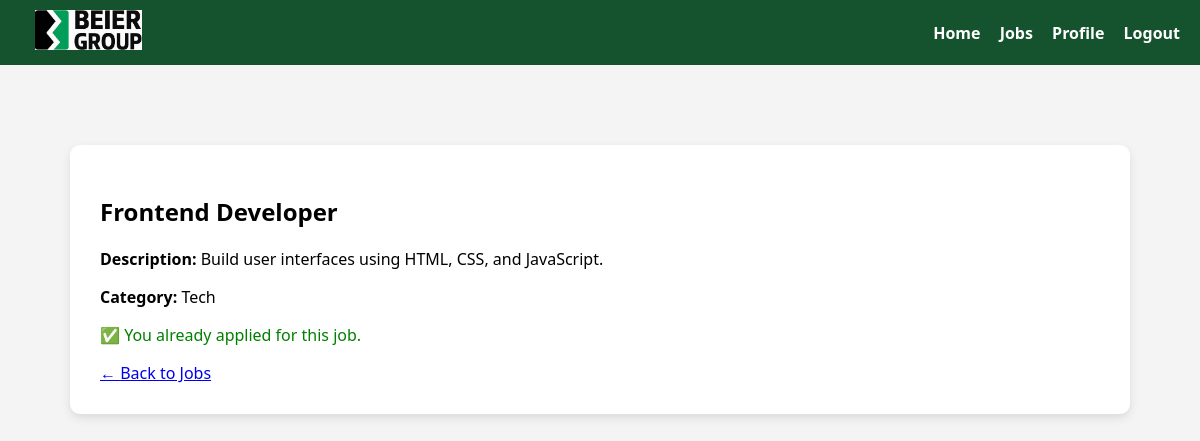
Screenshot of /job/1 (signed in) with the database file from the repository.
### pp.py (models this page shows)
class Job(db.Model):
    id = db.Column(db.Integer, primary_key=True)
    title = db.Column(db.String(100), nullable=False)
    description = db.Column(db.Text, nullable=False)
    category = db.Column(db.String(50), nullable=False)  # e.g. Tech, Admin, etc.
    created_at = db.Column(db.DateTime, default=datetime.utcnow)

### pp.py (the view, shortened to what this page needs)
@app.route('/job/<int:job_id>', methods=['GET', 'POST'])
@login_required
def job_detail(job_id):
    job = Job.query.get_or_404(job_id)
    existing_app = Application.query.filter_by(user_id=current_user.id, job_id=job_id).first()
    return render_template('job_detail.html', job=job, existing_app=existing_app)

### pp.py (called while the page is built)
@login_manager.user_loader
def load_user(user_id):
    return User.query.get(int(user_id))

### templates/job_detail.html (shortened to what this page needs)
{% extends 'base.html' %}
{% block content %}
<h2>{{ job.title }}</h2>
<p><strong>Description:</strong> {{ job.description }}</p>
<p><strong>Category:</strong> {{ job.category }}</p>
{% if existing_app %}
    <p style="color: green;">✅ You already applied for this job.</p>
{% else %}
    <form method="POST">
        <button type="submit">Apply Now</button>
    </form>
{% endif %}
<a href="{{ url_for('view_jobs') }}">← Back to Jobs</a>
{% endblock %}

### templates/base.html (style rules this page uses)
body { font-family: 'Segoe UI', sans-serif; background-color: #f4f4f4; margin: 0; }

### rows the page displays
Job: title "Frontend Developer", description "Build user interfaces using HTML, CSS, and JavaScript.", category "Tech"
